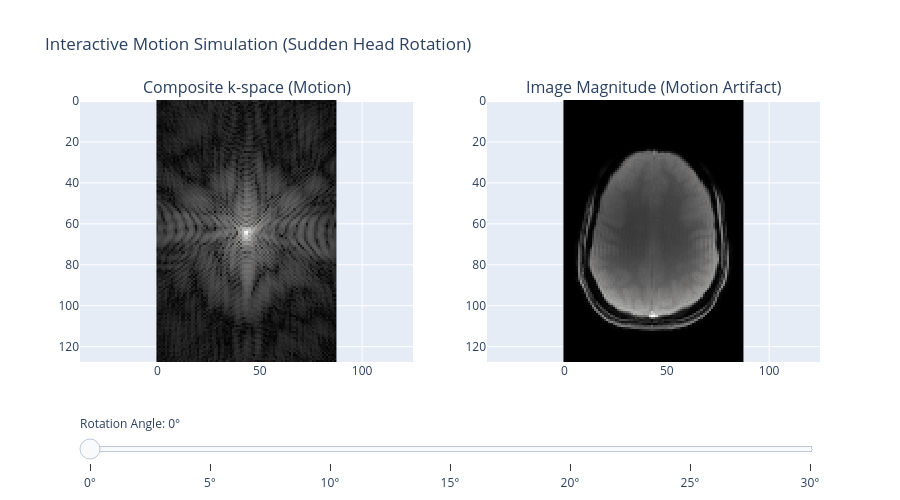

The notebook cell this image was saved under:
### Code cell
#| label: fig4

import numpy as np
from PIL import Image
import plotly.graph_objects as go
from plotly.subplots import make_subplots

# 1. Load k-space and reconstruct the original image
k_space_orig = np.load('kspace_combined.npy')
img_orig = np.fft.fftshift(np.fft.ifft2(np.fft.ifftshift(k_space_orig)))

# Function to rotate matrix using PIL (separating real and imaginary parts)
def rotate_matrix(mat, angle):
    pil_img = Image.fromarray(mat.astype(np.float32))
    return np.array(pil_img.rotate(angle), dtype=np.float64)

rows, cols = k_space_orig.shape
split_line = (rows // 2) + 5  # Line where motion occurs (5 lines after the center)[cite: 1]

# 2. Initialize Plotly subplots
fig = make_subplots(rows=1, cols=2, subplot_titles=("Composite k-space (Motion)", "Image Magnitude (Motion Artifact)"))
frames = []
steps = []

# 3. Pre-calculate frames for different rotation angles (e.g., 0° to 30°)
angles = [0, 5, 10, 15, 20, 25, 30]

for i, angle in enumerate(angles):
    if angle == 0:
        k_space_composite = np.copy(k_space_orig)
    else:
        # Apply rotation to the image space data
        img_rot_real = rotate_matrix(np.real(img_orig), angle)
        img_rot_imag = rotate_matrix(np.imag(img_orig), angle)
        img_rot = img_rot_real + 1j * img_rot_imag

        # Transform rotated image back to k-space
        k_space_rot = np.fft.fftshift(np.fft.fft2(np.fft.ifftshift(img_rot)))

        # Splice k-spaces to simulate motion[cite: 1]
        k_space_composite = np.zeros_like(k_space_orig, dtype=complex)
        k_space_composite[:split_line, :] = k_space_orig[:split_line, :]
        k_space_composite[split_line:, :] = k_space_rot[split_line:, :]

    # Reconstruct final corrupted image
    img_simulated = np.fft.fftshift(np.fft.ifft2(np.fft.ifftshift(k_space_composite)))
    img_mag_simulated = np.abs(img_simulated)

    # Logarithmic transformation for k-space visualization[cite: 2]
    k_space_log = np.log(np.abs(k_space_composite) + 1e-5)

    # Add initial traces for Frame 0 (0° rotation)
    if i == 0:
        fig.add_trace(go.Heatmap(z=k_space_log, colorscale='gray', showscale=False), row=1, col=1)
        fig.add_trace(go.Heatmap(z=img_mag_simulated, colorscale='gray', showscale=False), row=1, col=2)

    # Append frame for the current angle
    frames.append(go.Frame(data=[go.Heatmap(z=k_space_log), go.Heatmap(z=img_mag_simulated)], name=str(angle)))

    # Configure slider step
    step = dict(
        method="animate",
        args=[[str(angle)], {"mode": "immediate", "frame": {"duration": 0, "redraw": True}, "transition": {"duration": 0}}],
        label=f"{angle}°"
    )
    steps.append(step)

# 4. Apply layout, slider, and lock aspect ratio
fig.frames = frames
sliders = [dict(
    active=0,
    currentvalue={"prefix": "Rotation Angle: "},
    pad={"t": 50},
    steps=steps
)]

fig.update_layout(
    sliders=sliders, 
    height=500, 
    title="Interactive Motion Simulation (Sudden Head Rotation)",
    yaxis=dict(scaleanchor="x", autorange="reversed"),
    yaxis2=dict(scaleanchor="x2", autorange="reversed")
)

fig

### Figure 1 — Plotly figure (JSON) as saved in the notebook; plotly's stock layout.template omitted (floating-point values rounded to 4 significant figures; data arrays with more than 128 entries replaced by an {"elided": "..."} marker saying what was removed)
{"data": [{"colorscale": [[0, "rgb(0, 0, 0)"], [0.09091, "rgb(16, 16, 16)"], [0.1818, "rgb(38, 38, 38)"], [0.2727, "rgb(59, 59, 59)"], [0.3636, "rgb(81, 80, 80)"], [0.4545, "rgb(102, 101, 101)"], [0.5455, "rgb(124, 123, 122)"], [0.6364, "rgb(146, 146, 145)"], [0.7273, "rgb(171, 171, 170)"], [0.8182, "rgb(197, 197, 195)"], [0.9091, "rgb(224, 224, 223)"], [1, "rgb(254, 254, 253)"]], "showscale": false, "type": "heatmap", "xaxis": "x", "yaxis": "y", "z": {"elided": "128x88 float values"}}, {"colorscale": [[0, "rgb(0, 0, 0)"], [0.09091, "rgb(16, 16, 16)"], [0.1818, "rgb(38, 38, 38)"], [0.2727, "rgb(59, 59, 59)"], [0.3636, "rgb(81, 80, 80)"], [0.4545, "rgb(102, 101, 101)"], [0.5455, "rgb(124, 123, 122)"], [0.6364, "rgb(146, 146, 145)"], [0.7273, "rgb(171, 171, 170)"], [0.8182, "rgb(197, 197, 195)"], [0.9091, "rgb(224, 224, 223)"], [1, "rgb(254, 254, 253)"]], "showscale": false, "type": "heatmap", "xaxis": "x2", "yaxis": "y2", "z": {"elided": "128x88 float values"}}], "layout": {"annotations": [{"font": {"size": 16}, "showarrow": false, "text": "Composite k-space (Motion)", "x": 0.225, "xanchor": "center", "xref": "paper", "y": 1, "yanchor": "bottom", "yref": "paper"}, {"font": {"size": 16}, "showarrow": false, "text": "Image Magnitude (Motion Artifact)", "x": 0.775, "xanchor": "center", "xref": "paper", "y": 1, "yanchor": "bottom", "yref": "paper"}], "height": 500, "sliders": [{"active": 0, "currentvalue": {"prefix": "Rotation Angle: "}, "pad": {"t": 50}, "steps": [{"args": [["0"], {"frame": {"duration": 0, "redraw": true}, "mode": "immediate", "transition": {"duration": 0}}], "label": "0°", "method": "animate"}, {"args": [["5"], {"frame": {"duration": 0, "redraw": true}, "mode": "immediate", "transition": {"duration": 0}}], "label": "5°", "method": "animate"}, {"args": [["10"], {"frame": {"duration": 0, "redraw": true}, "mode": "immediate", "transition": {"duration": 0}}], "label": "10°", "method": "animate"}, {"args": [["15"], {"frame": {"duration": 0, "redraw": true}, "mode": "immediate", "transition": {"duration": 0}}], "label": "15°", "method": "animate"}, {"args": [["20"], {"frame": {"duration": 0, "redraw": true}, "mode": "immediate", "transition": {"duration": 0}}], "label": "20°", "method": "animate"}, {"args": [["25"], {"frame": {"duration": 0, "redraw": true}, "mode": "immediate", "transition": {"duration": 0}}], "label": "25°", "method": "animate"}, {"args": [["30"], {"frame": {"duration": 0, "redraw": true}, "mode": "immediate", "transition": {"duration": 0}}], "label": "30°", "method": "animate"}]}], "title": {"text": "Interactive Motion Simulation (Sudden Head Rotation)"}, "xaxis": {"anchor": "y", "domain": [0, 0.45]}, "xaxis2": {"anchor": "y2", "domain": [0.55, 1]}, "yaxis": {"anchor": "x", "autorange": "reversed", "domain": [0, 1], "scaleanchor": "x"}, "yaxis2": {"anchor": "x2", "autorange": "reversed", "domain": [0, 1], "scaleanchor": "x2"}}}
